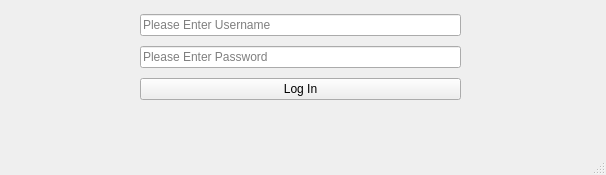
<?xml version="1.0" encoding="UTF-8"?>
<ui version="4.0">
 <class>MainWindow</class>
 <widget class="QMainWindow" name="MainWindow">
  <property name="geometry">
   <rect>
    <x>0</x>
    <y>0</y>
    <width>606</width>
    <height>175</height>
   </rect>
  </property>
  <property name="windowTitle">
   <string>MainWindow</string>
  </property>
  <widget class="QWidget" name="centralwidget">
   <widget class="QStackedWidget" name="stackedWidget">
    <property name="geometry">
     <rect>
      <x>0</x>
      <y>0</y>
      <width>601</width>
      <height>131</height>
     </rect>
    </property>
    <property name="currentIndex">
     <number>0</number>
    </property>
    <widget class="QWidget" name="page">
     <widget class="QWidget" name="">
      <property name="geometry">
       <rect>
        <x>140</x>
        <y>10</y>
        <width>321</width>
        <height>95</height>
       </rect>
      </property>
      <layout class="QVBoxLayout" name="verticalLayout">
       <item>
        <widget class="QLineEdit" name="lineedit_username">
         <property name="placeholderText">
          <string>Please Enter Username</string>
         </property>
        </widget>
       </item>
       <item>
        <widget class="QLineEdit" name="lineedit_password">
         <property name="inputMask">
          <string/>
         </property>
         <property name="echoMode">
          <enum>QLineEdit::Password</enum>
         </property>
         <property name="placeholderText">
          <string>Please Enter Password</string>
         </property>
        </widget>
       </item>
       <item>
        <widget class="QPushButton" name="button_login">
         <property name="text">
          <string>Log In</string>
         </property>
         <property name="autoDefault">
          <bool>false</bool>
         </property>
         <property name="default">
          <bool>false</bool>
         </property>
        </widget>
       </item>
      </layout>
     </widget>
    </widget>
    <widget class="QWidget" name="page_2">
     <widget class="QLineEdit" name="lineedit_from">
      <property name="geometry">
       <rect>
        <x>0</x>
        <y>10</y>
        <width>191</width>
        <height>27</height>
       </rect>
      </property>
     </widget>
     <widget class="QComboBox" name="combobox_from">
      <property name="geometry">
       <rect>
        <x>190</x>
        <y>10</y>
        <width>61</width>
        <height>27</height>
       </rect>
      </property>
     </widget>
     <widget class="QPushButton" name="button_convert">
      <property name="geometry">
       <rect>
        <x>260</x>
        <y>10</y>
        <width>61</width>
        <height>27</height>
       </rect>
      </property>
      <property name="text">
       <string>Convert</string>
      </property>
     </widget>
     <widget class="QLineEdit" name="lineedit_to">
      <property name="enabled">
       <bool>true</bool>
      </property>
      <property name="geometry">
       <rect>
        <x>330</x>
        <y>10</y>
        <width>211</width>
        <height>27</height>
       </rect>
      </property>
     </widget>
     <widget class="QComboBox" name="combobox_to">
      <property name="geometry">
       <rect>
        <x>540</x>
        <y>10</y>
        <width>61</width>
        <height>27</height>
       </rect>
      </property>
      <property name="maxVisibleItems">
       <number>10</number>
      </property>
     </widget>
     <widget class="QLabel" name="label_from">
      <property name="geometry">
       <rect>
        <x>0</x>
        <y>40</y>
        <width>221</width>
        <height>20</height>
       </rect>
      </property>
      <property name="text">
       <string>GEL</string>
      </property>
     </widget>
     <widget class="QLabel" name="label_to">
      <property name="geometry">
       <rect>
        <x>330</x>
        <y>40</y>
        <width>271</width>
        <height>20</height>
       </rect>
      </property>
      <property name="text">
       <string>GEL</string>
      </property>
     </widget>
     <widget class="QPushButton" name="button_reset">
      <property name="geometry">
       <rect>
        <x>0</x>
        <y>70</y>
        <width>87</width>
        <height>27</height>
       </rect>
      </property>
      <property name="text">
       <string>Reset</string>
      </property>
     </widget>
     <widget class="QLabel" name="label_status">
      <property name="geometry">
       <rect>
        <x>100</x>
        <y>75</y>
        <width>371</width>
        <height>20</height>
       </rect>
      </property>
      <property name="text">
       <string/>
      </property>
     </widget>
     <widget class="QPushButton" name="button_logout">
      <property name="geometry">
       <rect>
        <x>510</x>
        <y>100</y>
        <width>87</width>
        <height>27</height>
       </rect>
      </property>
      <property name="text">
       <string>Log Out</string>
      </property>
     </widget>
    </widget>
   </widget>
  </widget>
  <widget class="QMenuBar" name="menubar">
   <property name="geometry">
    <rect>
     <x>0</x>
     <y>0</y>
     <width>606</width>
     <height>24</height>
    </rect>
   </property>
  </widget>
  <widget class="QStatusBar" name="statusbar"/>
 </widget>
 <resources/>
 <connections/>
</ui>
